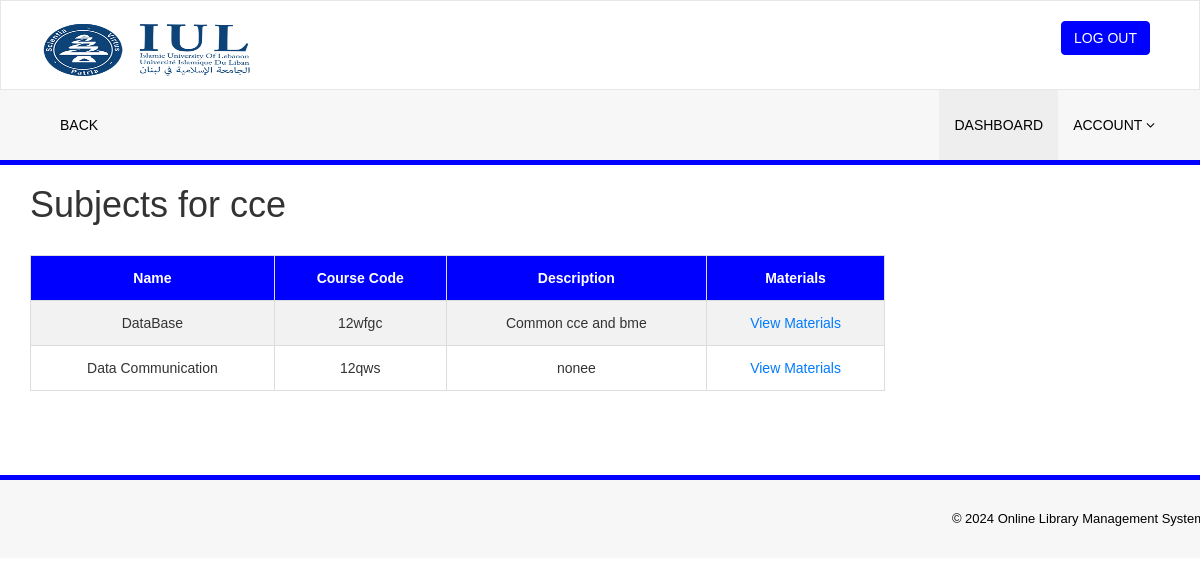
/display_subjects.php?major_id=1 (signed in), run on the app's committed database.
### tables this page shows
CREATE TABLE `majors` (
  `major_id` int(11) NOT NULL,
  `faculty_id` int(11) DEFAULT NULL,
  `major` varchar(255) NOT NULL,
  `photos` varchar(10000) NOT NULL,
  `is_deleted` int(10) NOT NULL DEFAULT '0'
);

CREATE TABLE `subjects` (
  `subject_id` int(11) NOT NULL,
  `major_id` int(11) DEFAULT NULL,
  `name` varchar(100) NOT NULL,
  `course_code` varchar(20) NOT NULL,
  `description` text,
  `is_deleted` int(10) NOT NULL DEFAULT '0'
);

### display_subjects.php (the view, shortened to what this page needs)
<?php
include('includes/config.php');
function fetchMajorDetails($dbh, $major_id) {
    $sql = "SELECT major FROM majors WHERE major_id = :major_id AND is_deleted = 0";
    $query = $dbh->prepare($sql);
    $query->bindParam(':major_id', $major_id, PDO::PARAM_INT);
    $query->execute();
    return $query->fetch(PDO::FETCH_ASSOC);
}
function fetchSubjectsForMajor($dbh, $major_id) {
    $sql = "SELECT subject_id, name, course_code, description FROM subjects WHERE major_id = :major_id AND is_deleted = 0";
    $query = $dbh->prepare($sql);
    $query->bindParam(':major_id', $major_id, PDO::PARAM_INT);
    $query->execute();
    return $query->fetchAll(PDO::FETCH_ASSOC);
}
$major_id = isset($_GET['major_id']) ? intval($_GET['major_id']) : null;
$major_name = "";
$subjects = [];
if ($major_id) {
    $majorDetails = fetchMajorDetails($dbh, $major_id);
    if ($majorDetails) {
        $major_name = $majorDetails['major'];
        $subjects = fetchSubjectsForMajor($dbh, $major_id);
    } else {
        echo "Major not found.";
        exit;
    }
} else {
    echo "Major ID not provided.";
    exit;
}
?>
<!DOCTYPE html>
<html lang="en">
<head>
    <link href="assets/css/bootstrap.css" rel="stylesheet">
    <link href="assets/css/font-awesome.css" rel="stylesheet">
    <link href="assets/css/style.css" rel="stylesheet">
</head>
<body>
    <?php include('includes/header.php'); ?>
    <div class="container mt-4">
        <h1>Subjects for <?php echo htmlentities($major_name); ?></h1>
        <div style="display: flex;">
            <?php if ($subjects): ?>
                <table>
                    <thead>
                        <tr>
                            <th>Name</th>
                            <th>Course Code</th>
                            <th>Description</th>
                            <th>Materials</th>
                        </tr>
                    </thead>
                    <tbody>
                        <?php foreach ($subjects as $subject): ?>
                            <tr>
                                <td><?php echo htmlentities($subject['name']); ?></td>
                                <td><?php echo htmlentities($subject['course_code']); ?></td>
                                <td><?php echo htmlentities($subject['description']); ?></td>
                                <td>
                                    <a href="materials.php?subject_id=<?php echo htmlentities($subject['subject_id']); ?>">View Materials</a>
                                </td>
                            </tr>
                        <?php endforeach; ?>
                    </tbody>
                </table>
            <?php else: ?>
                <p>No subjects found for this major.</p>
            <?php endif; ?>
        </div>
            <br>
            <br>
            <br>
    </div>
    <?php include('includes/footer.php'); ?>
</body>
</html>

### display_subjects.php (style rules this page uses)
body { font-family: Arial, sans-serif; }
table { width: 75%; border-collapse: collapse; margin-top: 20px; }
th, td { border: 1px solid #ddd; padding: 8px; text-align: center; }
th { background-color: blue; color: white; }
tr:nth-child(odd) { background-color: #f2f2f2; }
a { text-decoration: none; color: #007bff; }

### data on the page
majors: major "cce"
subjects: name "DataBase", course_code "12wfgc", description "Common cce and bme"
subjects: name "Data Communication", course_code "12qws", description "nonee"
